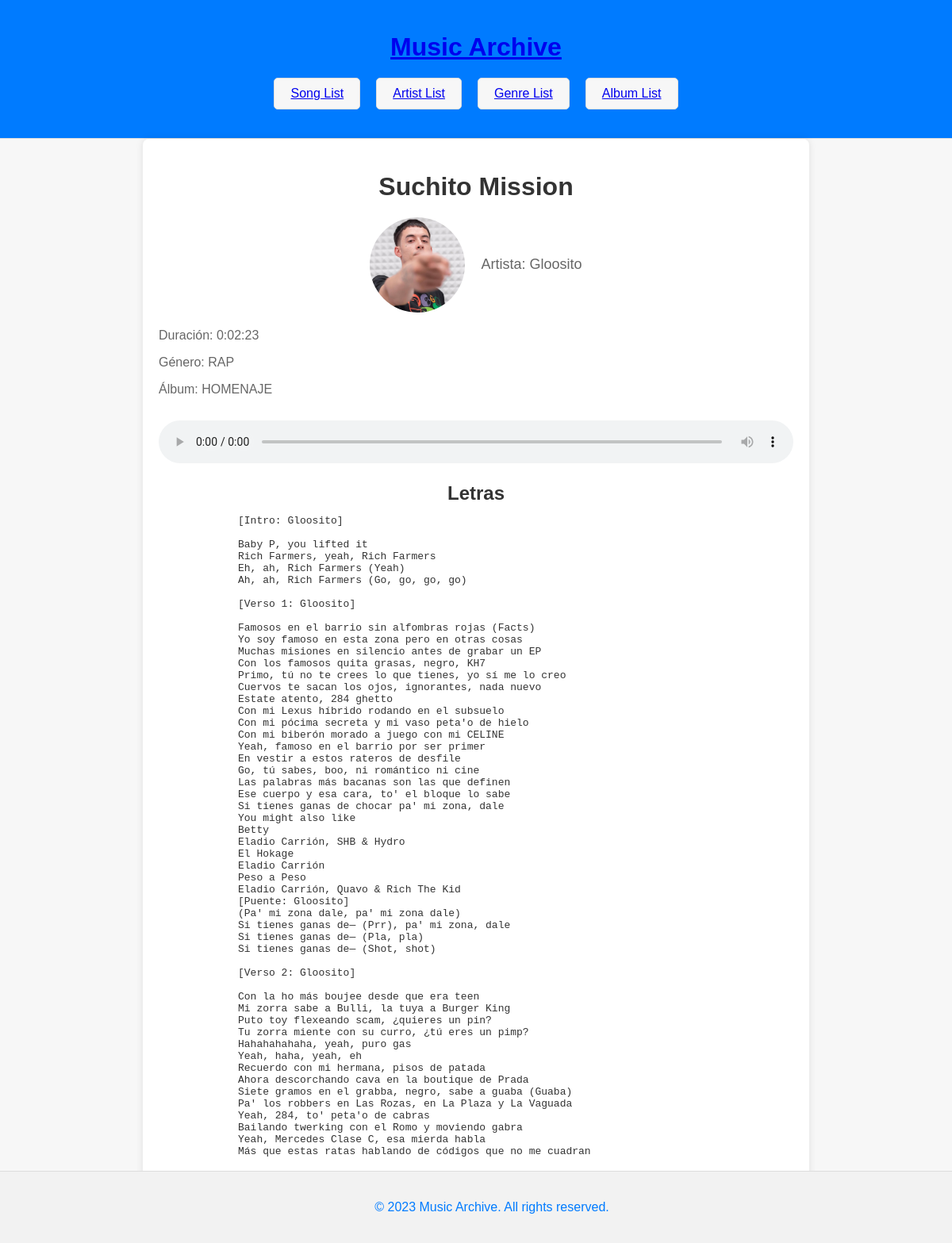
The page /song/2/ on the database its author committed.
### MusicArchive/models.py (models this page shows, shortened)
class Song(models.Model):
    title = models.CharField(max_length=255)
    artist = models.ForeignKey(Artist, on_delete=models.CASCADE, related_name='songs')
    album = models.ForeignKey('Album', on_delete=models.CASCADE, null=True, blank=True)
    image = models.ImageField(upload_to='song_images/', null=True, blank=True)
    duration = models.DurationField()
    genre = models.ForeignKey(Genre, on_delete=models.CASCADE)
    audio_file = models.FileField(upload_to='song_audio/', null=True, blank=True)
    description = models.TextField(blank=True)
    lyrics = models.TextField(blank=True)

class Artist(models.Model):
    name = models.CharField(max_length=200)
    genre = models.ForeignKey(Genre, on_delete=models.CASCADE)
    image = models.ImageField(upload_to='artist_images/', null=True, blank=True)
    description = models.TextField(blank=True)

class Genre(models.Model):
    name = models.CharField(max_length=100)
    description = models.TextField()
    image = models.ImageField(upload_to='artist_images/', null=True, blank=True)

class Album(models.Model):
    title = models.CharField(max_length=200)
    artist = models.ForeignKey(Artist, on_delete=models.CASCADE, related_name='albums')
    year = models.IntegerField()
    genre = models.ForeignKey(Genre, on_delete=models.CASCADE)
    image = models.ImageField(upload_to='album_images/', blank=True, null=True)
    description = models.TextField(blank=True)

### MusicArchive/views.py (the view)
# urls.py: path('song/<int:song_id>/', views.song_detail, name='song_detail'),
def song_detail(request, song_id):
    song = get_object_or_404(Song, id=song_id)
    return render(request, 'song_detail.html', {'song': song})

### MusicArchive/templates/song_detail.html (shortened to what this page needs)
{% load static %}
<!DOCTYPE html>
<html lang="es">
<head>
    <link rel="stylesheet" href="https://cdn.plyr.io/3.6.3/plyr.css">
    <link rel="stylesheet" href="{% static 'css/song_detail.css' %}">
    <link rel="stylesheet" href="{% static 'css/main.css' %}">
</head>
    <header>
        <h1><a href="{% url 'index' %}">Music Archive</a></h1>
        <nav>
            <ul>
                <li><a href="{% url 'song_list' %}">Song List</a></li>
                <li><a href="{% url 'artist_list' %}">Artist List</a></li>
                <li><a href="{% url 'genre_list' %}">Genre List</a></li>
                <li><a href="{% url 'album_list' %}">Album List</a></li>
            </ul>
        </nav>
    </header>
<body>
    <div class="song-details">
        <div class="song-header">
            <h1>{{ song.title }}</h1>
            <div class="artist-info">
                <img src="{{ song.artist.image.url }}" alt="{{ song.artist.name }} Imagen" class="artist-image">
                <p class="artist-name">Artista: {{ song.artist.name }}</p>
            </div>
        </div>
        <div class="song-info">
            <p class="song-property">Duración: {{ song.duration }}</p>
            <p class="song-property">Género: {{ song.genre.name }}</p>
            <p class="song-property">Álbum: {{ song.album.title|default:"N/A" }}</p>
            {% if song.audio_file %}
                <div>
                    <audio id="audio-player" controls>
                        <source src="{{ song.audio_url }}" type="audio/mp3">
                    </audio>
                </div>
            {% endif %}
        </div>
        {% if song.lyrics %}
            <div class="lyrics-section">
                <h2>Letras</h2>
                <pre>{{ song.lyrics }}</pre>
            </div>
        {% endif %}
    </div>
</body>
<footer>
    <p>&copy; 2023 Music Archive. All rights reserved.</p>
</footer>
</html>

### MusicArchive/static/css/song_detail.css (style rules this page uses)
header { background-color: #007bff; color: #fff; padding: 20px; text-align: center; border-bottom: 1px solid #ddd; }
body { font-family: Arial, sans-serif; margin: 0; padding: 20px; background-color: #f9f9f9; }
.song-details { max-width: 800px; margin: 0 auto; padding: 20px; background-color: #fff; border-radius: 8px; box-shadow: 0 0 10px rgba(0, 0, 0, 0.1); }
h1 { text-align: center; color: #333; margin-bottom: 20px; }
.artist-info { display: flex; align-items: center; justify-content: center; margin-bottom: 20px; }
.artist-image { width: 120px; height: 120px; object-fit: cover; border-radius: 50%; margin-right: 20px; }
.artist-name { color: #666; font-size: 18px; margin: 0; }
.song-property { color: #666; font-size: 16px; margin-bottom: 10px; }
#audio-player { width: 100%; margin-top: 20px; }
.lyrics-section { margin-top: 20px; max-width: 600px; margin-left: auto; margin-right: auto; }
.lyrics-section h2 { text-align: center; color: #333; margin-bottom: 10px; }
.lyrics-section pre { white-space: pre-wrap; max-width: 100%; }
footer { text-align: center; padding: 20px; background-color: #007bff; color: #fff; border-top: 1px solid #ddd; }

### MusicArchive/static/css/main.css (style rules this page uses)
body { font-family: 'Arial', sans-serif; margin: 0; padding: 0; background-color: #f7f7f7; color: #333; }
header { background-color: #007bff; color: #fff; padding: 20px; text-align: center; border-bottom: 1px solid #ddd; }
nav ul { list-style: none; padding: 0; display: flex; justify-content: center; }
nav li { margin: 0 10px; padding: 10px 20px; background-color: #f7f7f7; border: 1px solid #ddd; text-decoration: none; cursor: pointer; border-radius: 5px; transition: background-color 0.3s ease; }
footer { text-align: center; padding: 20px; background-color: #f2f2f2; color: #007bff; border-top: 1px solid #ddd; position: fixed; bottom: 0; width: 100%; }

### rows shown on the page
Song: title "Suchito Mission", artist.image (picture), artist.name "Gloosito", duration "0:02:23", genre.name "RAP", album "HOMENAJE", lyrics "[Intro: Gloosito] Baby P, you lifted it Rich Farmers, yeah, Rich Farmers Eh, ah, Rich Farmers (Yeah) Ah, ah, Rich Farmers (Go, go, go, go) [Verso 1: Gloosito] Famosos en el barrio sin alfombras rojas (Facts) Yo soy famoso en esta zona pero en otras cosas Muchas misiones en silencio antes de grabar un EP Con los famosos quita grasas, negro, KH7 Primo, tú no te crees lo que tienes, yo sí me lo creo Cuervos te sacan los ojos, ignorantes, nada nuevo Estate atento, 284 ghetto Con mi Lexus híbrido rodando en el subsuelo Con mi pócima secreta y mi vaso peta'o de hielo Con mi biberón morado a juеgo con mi CELINE Yeah, famoso en el barrio por sеr primer En vestir a estos rateros de desfile Go, tú…"
